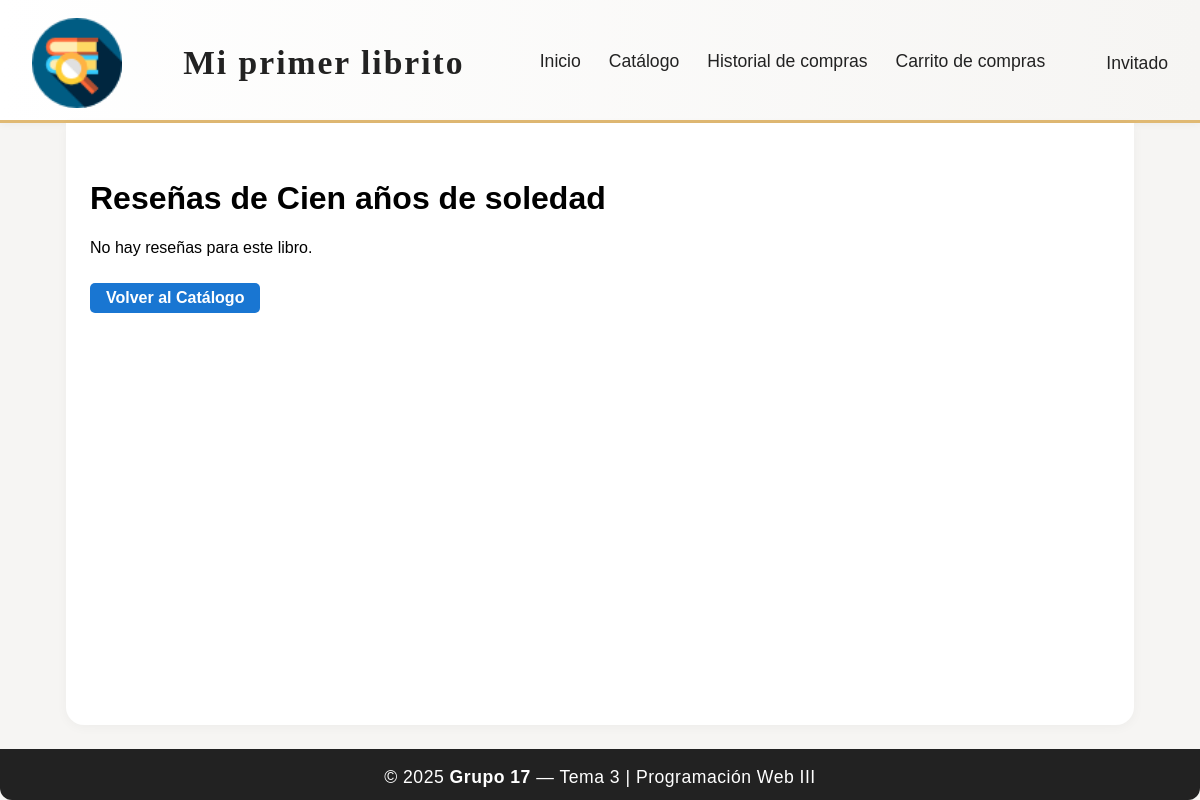
Page /libro/14/ver_resenas/ on the earlier database version.
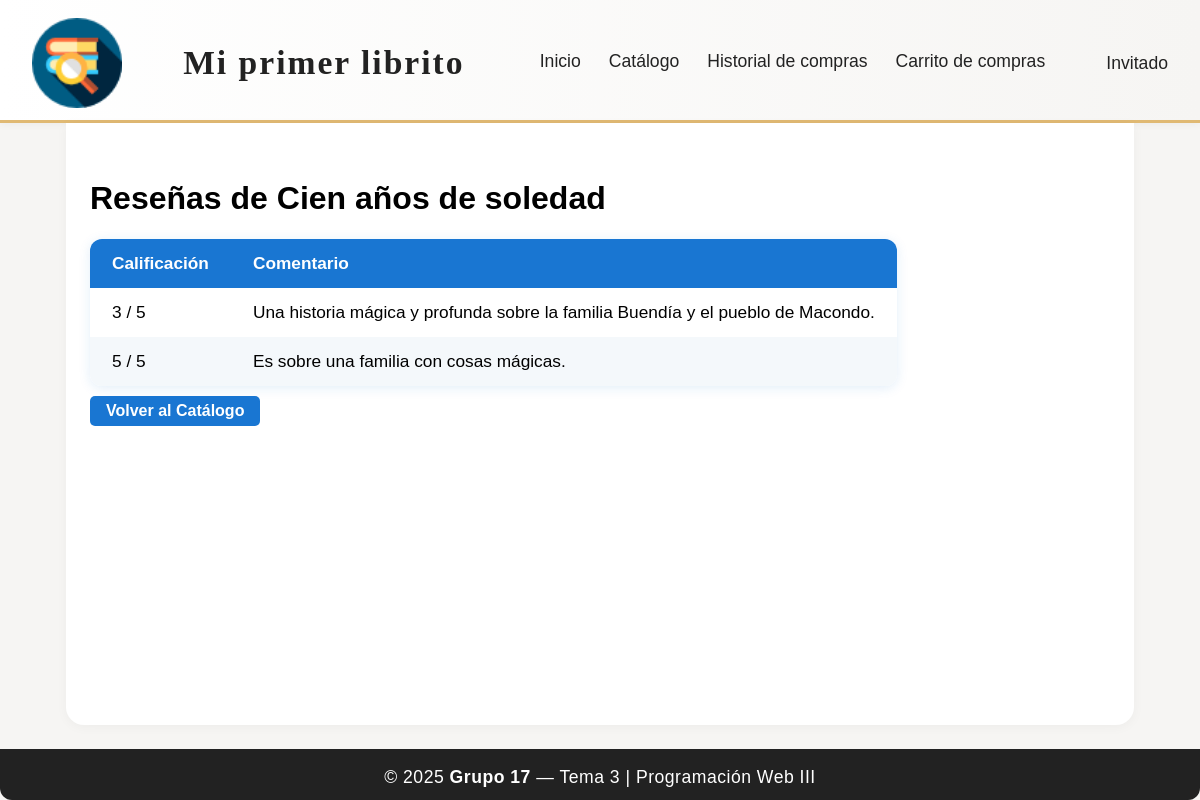
Same page on the later database version.
### app/models.py (models this page shows, shortened)
class Resena(models.Model):
    libro = models.ForeignKey(Libro, on_delete=models.CASCADE, related_name='resenas')
    comentario = models.TextField()
    calificacion = models.IntegerField(choices=[(1, '1 - Muy mala'), (2, '2'), (3, '3'), (4, '4'), (5, '5 - Muy buena')], default=5)

### app/views.py (the view)
# urls.py: path('libro/<int:libro_id>/ver_resenas/', views.ver_resenas, name='ver_resenas'),
def ver_resenas(request, libro_id):
    libro = get_object_or_404(Libro, id=libro_id)
    resenas = Resena.objects.filter(libro=libro)
    return render(request, 'ver_resenas.html', {'libro': libro, 'resenas': resenas})

### app/templates/ver_resenas.html (shortened to what this page needs)
{% load static %}
<!DOCTYPE html>
<html lang="es">
<head>
    <link rel="stylesheet" href="{% static 'estilos.css' %}">
</head>
<body>
    <div class="layout-flex">
        <header class="main-header">
            <div class="header-content">
                <img src="{% static 'img/libreriaicon.png' %}" alt="Logo" class="logo-header">
                <div class="header-title">
                    <span class="logo-text">Mi primer <strong>librito</strong></span>
                </div>
                <nav class="main-nav">
                    <a href="{% url 'inicio' %}">Inicio</a>
                    <a href="{% url 'catalogo_libros' %}">Catálogo</a>
                    <a href="{% url 'historial_compras' %}">Historial de compras</a>
                    <a href="{% url 'ver_carrito' %}">Carrito de compras</a>
                </nav>
                <div class="user-menu">
                    {% if user.is_authenticated %}
                        <span style="color: #388e3c; font-weight: bold;">
                            <svg xmlns="http://www.w3.org/2000/svg" width="18" height="18" viewBox="0 0 24 24" fill="#388e3c" style="vertical-align: middle; margin-right: 4px;"><circle cx="12" cy="12" r="10"/><circle cx="12" cy="10" r="3" fill="#fff"/><path d="M12 13c-3 0-5 1.5-5 3v1h10v-1c0-1.5-2-3-5-3z" fill="#fff"/></svg>
                            {{ user.username }}
                            <a href="{% url 'usuario_logout' %}" class="logout-btn" title="Cerrar sesión" style="margin-left:8px; padding:2px 8px; background:#e74c3c; color:#fff; border-radius:4px; font-size:0.95em; text-decoration:none; font-weight:500; vertical-align:middle;">Salir</a>
                        </span>
                    {% else %}
                        <span>Invitado</span>
                    {% endif %}
                </div>
            </div>
        </header>
        <main class="main-content">
            <h1>Reseñas de {{ libro.titulo }}</h1>
            {% if resenas %}
                <table class="modern-table">
                    <thead>
                        <tr>
                            <th>Calificación</th>
                            <th>Comentario</th>
                        </tr>
                    </thead>
                    <tbody>
                    {% for resena in resenas %}
                        <tr>
                            <td>{{ resena.calificacion }} / 5</td>
                            <td>{{ resena.comentario }}</td>
                        </tr>
                    {% endfor %}
                    </tbody>
                </table>
            {% else %}
                <p>No hay reseñas para este libro.</p>
            {% endif %}
            <a href="{% url 'catalogo_libros' %}" style="display:inline-block; margin-top:10px; padding: 6px 16px; background: #1976d2; color: white; border-radius: 5px; text-decoration: none; font-weight: bold;">Volver al Catálogo</a>
        </main>
        <footer class="main-footer">
            <span>&copy; 2025 <strong>Grupo 17</strong> — Tema 3 | Programación Web III</span>
        </footer>
    </div>
</body>
</html>

Differences in the rows shown:
added Resena: calificacion "3", comentario "Una historia mágica y profunda sobre la familia Buendía y el pueblo de Macondo."
added Resena: calificacion "5", comentario "Es sobre una familia con cosas mágicas."
Other differences:
text no longer shown: "No hay reseñas para este libro."
text now shown: "Calificación Comentario"
